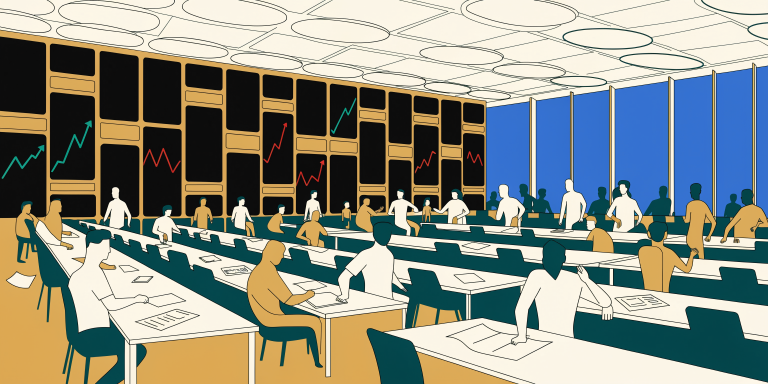
#> input picture assets/f1-a.png, 1536 x 768 px (shown at 1/2 size)
$ python prep_assets.py
#> lines starting #> are read from the running program, lines starting #| are printed output that depends on the picture; after the words box and inside, x2 and y2 are one past the last pixel; in counts of white or black regions, pixels touching at a corner belong together
#!/usr/bin/env python3
"""Prepare the artwork that draw.py pastes onto the page.

Two jobs, both deterministic:

1. Featured art -- take the three winning Recraft scenes (1536x768) and
   produce assets/f1.jpg, f2.jpg, f3.jpg at exactly 314x157, the size the
   featured panels reserve. The source aspect is 2.000 and 314/157 is
   2.0003, so this is a pure downscale (LANCZOS), nothing cropped away.

2. Grid strips -- take each grid story's strip scene (wide) and produce a
   314-wide-friendly strip at 192x104, centre-cropped to the strip aspect.
   draw.py scales those down to the tile strip box. Before cropping, every
   artwork passes through clamp_foreign_hues, which rotates saturated reds
   to ochre and saturated blues to teal so the CLASSIC palette holds.

Run with the venv interpreter:
    .venv/bin/python prep_assets.py featured
    .venv/bin/python prep_assets.py strips
    .venv/bin/python prep_assets.py all
"""

import os
import sys

import numpy as np
from PIL import Image

HERE = os.path.dirname(os.path.abspath(__file__))
ASSETS = os.path.join(HERE, "assets")

# Ochre A98A3E expressed in PIL's 0..255 hue scale: 41 deg * 255/360 = 29.
OCHRE_HUE_PIL = 29
# Teal 1F5E52 is 169 deg -> 169 * 255/360 = 120.
TEAL_HUE_PIL = 120

FEATURED_W, FEATURED_H = 314, 157
FEATURED_SOURCES = [
    ("f1-a.png", "f1.jpg"),
    ("f2-a.png", "f2.jpg"),
    ("f3-a.png", "f3.jpg"),
]

STRIP_W, STRIP_H = 192, 104
GRID_STRIPS = [
    ("g04.png", "s04.jpg"),
    ("g05.png", "s05.jpg"),
    ("g06.png", "s06.jpg"),
    ("g07.png", "s07.jpg"),
    ("g08.png", "s08.jpg"),
    ("g09.png", "s09.jpg"),
    ("g10.png", "s10.jpg"),
    ("g11.png", "s11.jpg"),
    ("g12.png", "s12.jpg"),
    ("g13.png", "s13.jpg"),
    ("g14.png", "s14.jpg"),
    ("g15.png", "s15.jpg"),
]


def centre_crop_to_aspect(im, tw, th):
    """Crop the centre of im to the tw:th aspect, without resizing yet."""
    want = tw / float(th)
    have = im.width / float(im.height)
    if have > want:                     # too wide -> trim left and right
        new_w = int(round(im.height * want))
        left = (im.width - new_w) // 2
        return im.crop((left, 0, left + new_w, im.height))
    if have < want:                     # too tall -> trim top and bottom
        new_h = int(round(im.width / want))
        top = (im.height - new_h) // 2
        return im.crop((0, top, im.width, top + new_h))
    return im


def do_featured():
    for src, dst in FEATURED_SOURCES:
        sp = os.path.join(ASSETS, src)
        dp = os.path.join(ASSETS, dst)
        im = Image.open(sp).convert("RGB")
        im, (n_red, n_blue) = clamp_foreign_hues(im)
#> in clamp_foreign_hues, `hsv = im.convert("HSV")`: hsv: PIL image 1536x768 HSV; mean H, S, V 56.3, 93.8, 164.4
#> in clamp_foreign_hues, `h, s, v = hsv.split()`:
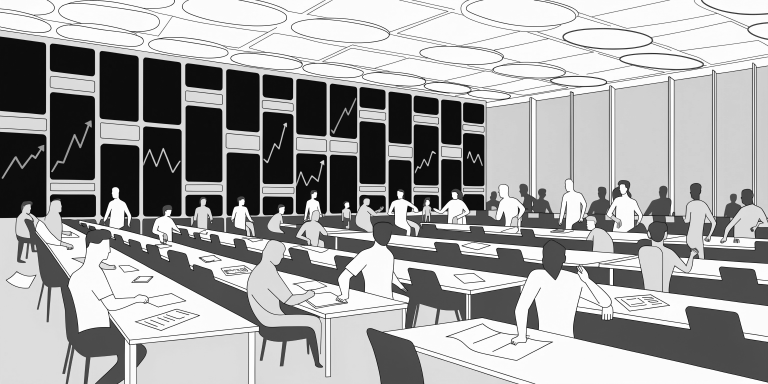
#> v: PIL image 1536x768 L (shown at 1/2 size); min 0, max 255, mean 164.4
#> in clamp_foreign_hues, `red_band = (hn >= 238) | (hn <= 16)`:
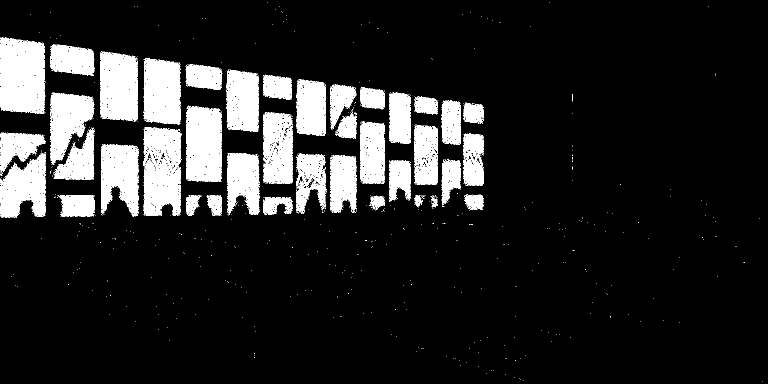
#> red_band: shape (768, 1536) bool (shown at 1/2 size); 13.7% white; 746 white regions (707 under 20 px), largest, box (x1, y1, x2, y2) and area: (0, 75, 91, 228) 11974, (286, 254, 362, 432) 10369, (372, 212, 443, 364) 9588
#> in clamp_foreign_hues, `red_hot = red_band & (sn > 110) & (vn > 60) & (vn < 230)`: red_hot: shape (768, 1536) bool; 0.16% white; 5 white regions, box (x1, y1, x2, y2) and area: (286, 296, 361, 346) 605, (592, 320, 649, 372) 452, (527, 245, 574, 326) 384, (830, 302, 872, 347) 257, (934, 302, 966, 332) 221
#> in clamp_foreign_hues, `blue_hot = (hn >= 128) & (hn <= 192) & (sn > 85) & (vn > 40)`:
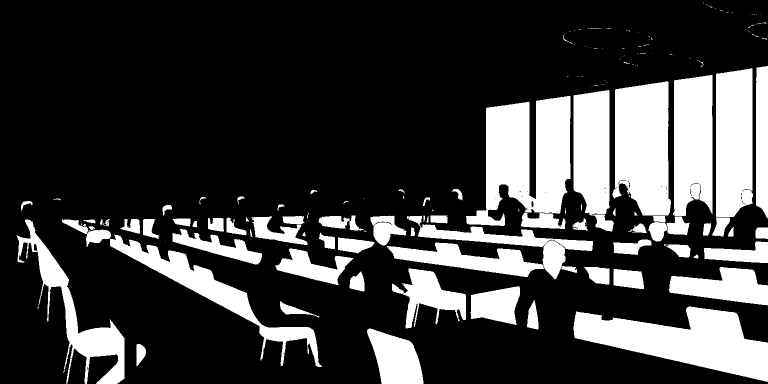
#> blue_hot: shape (768, 1536) bool (shown at 1/2 size); 23.9% white; 184 white regions (109 under 20 px), largest, box (x1, y1, x2, y2) and area: (932, 192, 1141, 458) 35259, (1147, 613, 1536, 764) 30500, (1225, 162, 1342, 431) 25754
#> in clamp_foreign_hues, `n_red = int(red_hot.sum())`: n_red = 1919
#> in clamp_foreign_hues, `n_blue = int(blue_hot.sum())`: n_blue = 281395
#> in clamp_foreign_hues, `hn[red_hot] = OCHRE_HUE_PIL`: hn: shape (768, 1536); min 0, max 253, mean 56.3
#> in clamp_foreign_hues, `sn[red_hot] = (sn[red_hot].astype(np.uint16) * 72 // 100).astype(np.ui..`:
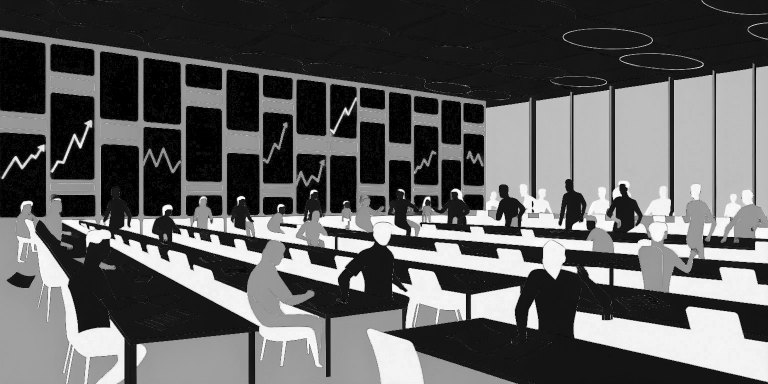
#> sn: shape (768, 1536) (shown at 1/2 size); min 0, max 255, mean 93.7
#> in clamp_foreign_hues, `hn[blue_hot] = TEAL_HUE_PIL`:
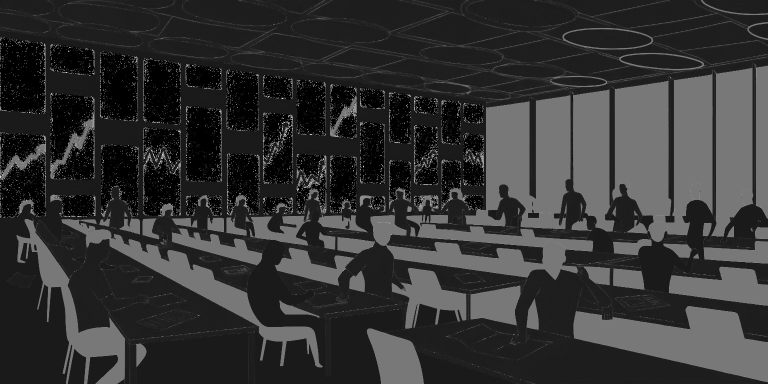
#> hn: shape (768, 1536) (shown at 1/2 size); min 0, max 253, mean 51.7
#> in clamp_foreign_hues, `out = Image.merge("HSV", (Image.fromarray(hn), Image.fromarray(sn), v))`: out: PIL image 1536x768 HSV; mean H, S, V 51.7, 73.6, 164.4
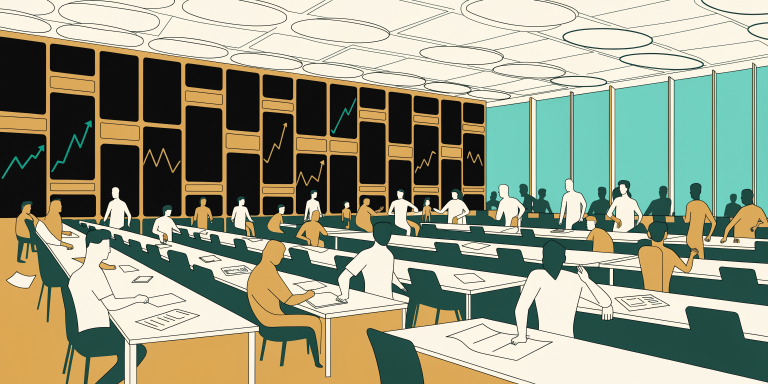
#> im: PIL image 1536x768 RGB (shown at 1/2 size); mean R, G, B 148.5, 153.4, 130.7
#> n_red = 1919; n_blue = 281395
        crop = centre_crop_to_aspect(im, FEATURED_W, FEATURED_H)
        crop = crop.resize((FEATURED_W, FEATURED_H), Image.LANCZOS)
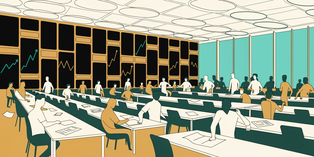
#> crop: PIL image 314x157 RGB; mean R, G, B 148, 153.2, 130.7
        crop.save(dp, "JPEG", quality=92, optimize=True)
        print("%-16s %dx%d -> %-8s %dx%d  %d bytes  (red %d, blue %d px)"
              % (src, im.width, im.height, dst, FEATURED_W, FEATURED_H,
                 os.path.getsize(dp), n_red, n_blue))
#| f1-a.png         1536x768 -> f1.jpg   314x157  26397 bytes  (red 1919, blue 281395 px)
#> pass 2 of the loop in do_featured, `for src, dst in FEATURED_SOURCES:`:
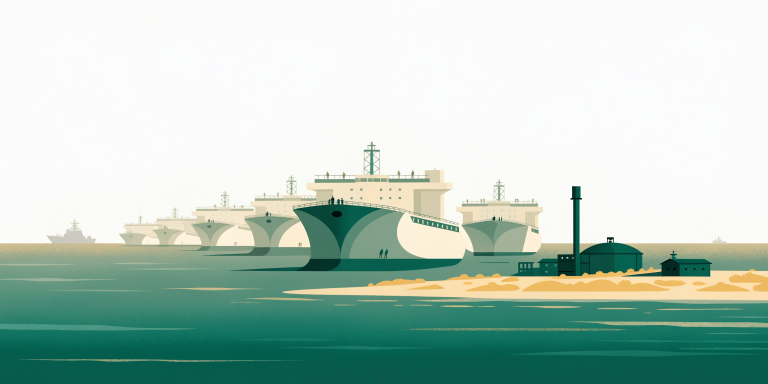
#> input picture assets/f2-a.png, 1536 x 768 px (shown at 1/2 size)
#> hsv: PIL image 1536x768 HSV; mean H, S, V 85.3, 63.6, 204.9
#> in clamp_foreign_hues (call 2), `red_band = (hn >= 238) | (hn <= 16)`:
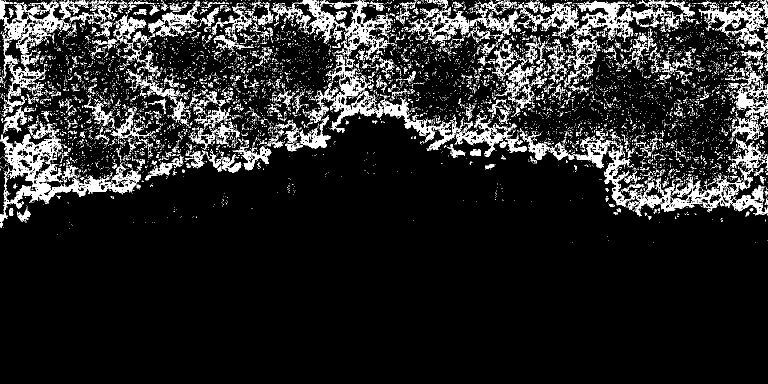
#> red_band: shape (768, 1536) bool (shown at 1/2 size); 10.9% white in thin lines or dots, all inside (x1, y1, x2, y2) = (0, 0, 1536, 486)
#> red_hot: shape (768, 1536) bool; every value is 0
#> blue_hot: shape (768, 1536) bool; 0% white in thin lines or dots, all inside (x1, y1, x2, y2) = (988, 435, 1261, 552)
#> in clamp_foreign_hues (call 2), `n_red = int(red_hot.sum())`: n_red = 0
#> in clamp_foreign_hues (call 2), `n_blue = int(blue_hot.sum())`: n_blue = 4
#> out: PIL image 1536x768 HSV; mean H, S, V 85.3, 63.6, 204.9
#> in do_featured, `im, (n_red, n_blue) = clamp_foreign_hues(im)`: n_red = 0; n_blue = 4
#> in do_featured, `crop = crop.resize((FEATURED_W, FEATURED_H), Image.LANCZOS)`:
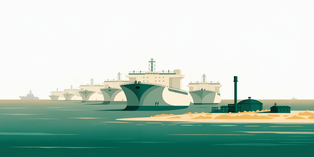
#> crop: PIL image 314x157 RGB; mean R, G, B 180.5, 202.9, 191.9
#| f2-a.png         1536x768 -> f2.jpg   314x157  8533 bytes  (red 0, blue 4 px)
#> pass 3 of the loop in do_featured, `for src, dst in FEATURED_SOURCES:`:
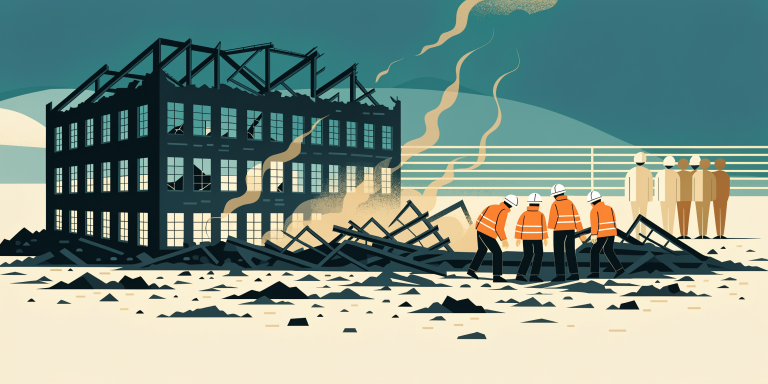
#> input picture assets/f3-a.png, 1536 x 768 px (shown at 1/2 size)
#> hsv: PIL image 1536x768 HSV; mean H, S, V 89.7, 103.4, 157.9
#> in clamp_foreign_hues (call 3), `red_band = (hn >= 238) | (hn <= 16)`:
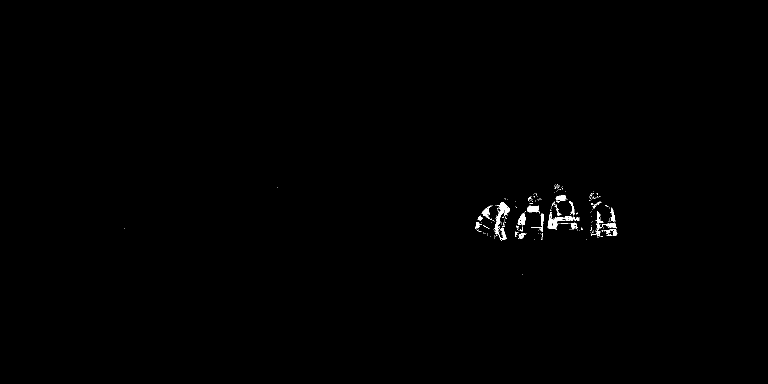
#> red_band: shape (768, 1536) bool (shown at 1/2 size); 0.35% white; 221 white regions (198 under 20 px), largest, box (x1, y1, x2, y2) and area: (989, 405, 1020, 481) 747, (1095, 424, 1130, 459) 459, (1054, 411, 1079, 425) 237
#> red_hot: shape (768, 1536) bool; 0.05% white in thin lines or dots, all inside (x1, y1, x2, y2) = (951, 390, 1234, 481)
#> blue_hot: shape (768, 1536) bool; 37.3% white; 680 white regions (563 under 20 px), largest, box (x1, y1, x2, y2) and area: (0, 0, 1536, 580) 396906, (1225, 431, 1534, 557) 9661, (1102, 560, 1272, 586) 1937
#> in clamp_foreign_hues (call 3), `n_red = int(red_hot.sum())`: n_red = 603
#> in clamp_foreign_hues (call 3), `n_blue = int(blue_hot.sum())`: n_blue = 440348
#> out: PIL image 1536x768 HSV; mean H, S, V 85, 83, 157.9
#> in do_featured, `im, (n_red, n_blue) = clamp_foreign_hues(im)`: n_red = 603; n_blue = 440348
#> in do_featured, `crop = crop.resize((FEATURED_W, FEATURED_H), Image.LANCZOS)`:
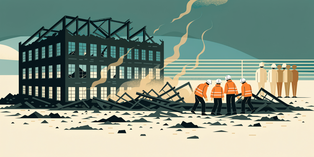
#> crop: PIL image 314x157 RGB; mean R, G, B 136.3, 151, 135.4
#| f3-a.png         1536x768 -> f3.jpg   314x157  20085 bytes  (red 603, blue 440348 px)


def clamp_foreign_hues(im):
    """Pull stray saturated hues back into the CLASSIC palette.

    The page is PAPER / INK / TEAL / OCHRE / CREAM / LAND. Anything the
    model rendered in a saturated red (a medical cross, a warning stripe)
    or a saturated cobalt (window glass, night sea, screens) is a foreign
    hue: at page scale a cobalt quarter-panel reads as a different
    publication. Rather than hand-fix each image, rotate the offending
    pixels to the nearest palette hue and take some of the chroma out, so
    the shape survives and the colour stops arguing with the page.

      red  -> OCHRE hue (41 deg, 29/255)   chroma kept at 72%
      blue -> TEAL  hue (169 deg, 120/255) chroma kept at 62%

    Thresholds are deliberately narrow so pixels already in the palette
    family (ochre ~41 deg, teal ~169 deg, land green ~90 deg) are never
    touched. Returns (image, (red_px, blue_px)).
    """
    hsv = im.convert("HSV")
    h, s, v = hsv.split()
    hn = np.asarray(h, dtype=np.uint8)
    sn = np.asarray(s, dtype=np.uint8)
    vn = np.asarray(v, dtype=np.uint8)

    red_band = (hn >= 238) | (hn <= 16)
    red_hot = red_band & (sn > 110) & (vn > 60) & (vn < 230)

    # Cobalt and navy. Hue 130..190 covers the blue half of the wheel in
    # PIL's scale; the saturation floor keeps pale haze (which already
    # reads as paper grey) out of the rewrite.
    blue_hot = (hn >= 128) & (hn <= 192) & (sn > 85) & (vn > 40)

    n_red = int(red_hot.sum())
    n_blue = int(blue_hot.sum())
    if not n_red and not n_blue:
        return im, (0, 0)

    hn = hn.copy()
    sn = sn.copy()
    if n_red:
        hn[red_hot] = OCHRE_HUE_PIL
        sn[red_hot] = (sn[red_hot].astype(np.uint16) * 72 // 100).astype(np.uint8)
    if n_blue:
        hn[blue_hot] = TEAL_HUE_PIL
        sn[blue_hot] = (sn[blue_hot].astype(np.uint16) * 62 // 100).astype(np.uint8)

    out = Image.merge("HSV", (Image.fromarray(hn), Image.fromarray(sn), v))
    return out.convert("RGB"), (n_red, n_blue)


def do_strips():
    for src, dst in GRID_STRIPS:
        sp = os.path.join(ASSETS, src)
        dp = os.path.join(ASSETS, dst)
        if not os.path.exists(sp):
            print("MISSING %s -- skipped" % src)
            continue
        im = Image.open(sp).convert("RGB")
        im, (n_red, n_blue) = clamp_foreign_hues(im)
        crop = centre_crop_to_aspect(im, STRIP_W, STRIP_H)
        crop = crop.resize((STRIP_W, STRIP_H), Image.LANCZOS)
        crop.save(dp, "JPEG", quality=90, optimize=True)
        note = ""
        if n_red:
            note += "  (red->ochre %d px)" % n_red
        if n_blue:
            note += "  (blue->teal %d px)" % n_blue
        print("%-16s %dx%d -> %-8s %dx%d  %d bytes%s"
              % (src, im.width, im.height, dst, STRIP_W, STRIP_H,
                 os.path.getsize(dp), note))
#> pass 2 of the loop in do_strips, `for src, dst in GRID_STRIPS:`:
#> pass 3 of the loop in do_strips, `for src, dst in GRID_STRIPS:`:
#> the loop made 12 passes; the first 3 are shown


def main():
    what = sys.argv[1] if len(sys.argv) > 1 else "all"
    if what in ("featured", "all"):
        do_featured()
    if what in ("strips", "all"):
        do_strips()


if __name__ == "__main__":
    main()
